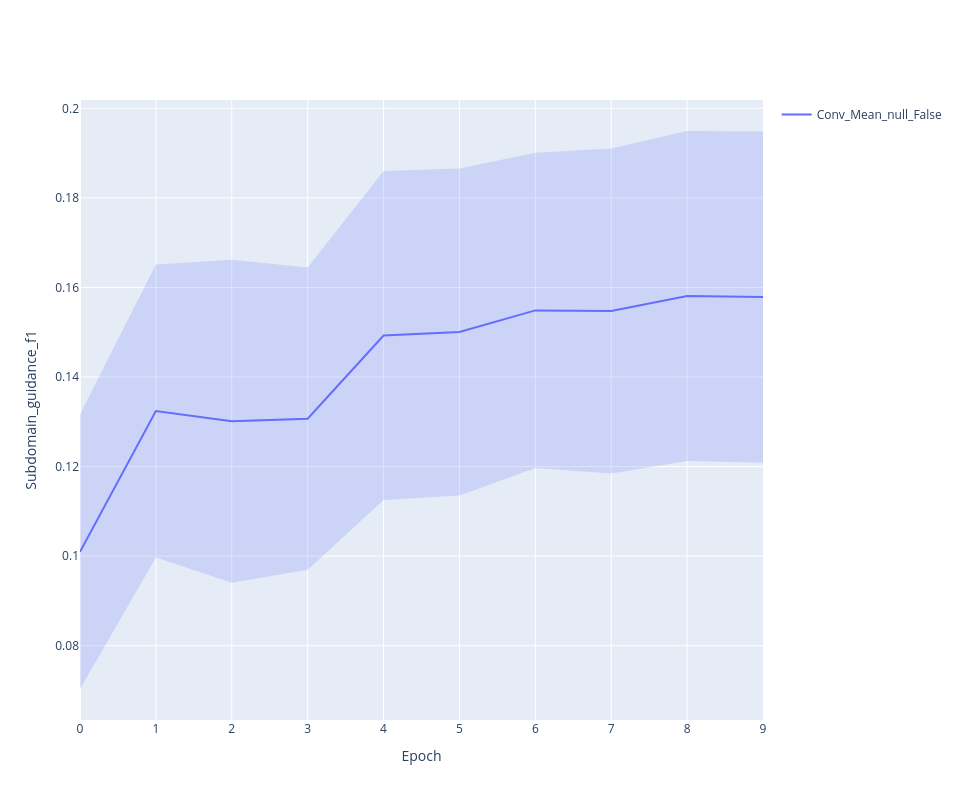

Write notebook code for a chart like this one.
### Code cell
line_plot(history, 'subdomain_guidance_f1')

### Figure 1 — Plotly figure (JSON) as saved in the notebook; plotly's stock layout.template omitted (floating-point values rounded to 4 significant figures)
{"data": [{"line": {"color": "#636EFA"}, "mode": "lines", "name": "Conv_Mean_null_False", "type": "scatter", "x": [0, 1, 2, 3, 4, 5, 6, 7, 8, 9], "y": [0.101, 0.1324, 0.1301, 0.1307, 0.1493, 0.1501, 0.1549, 0.1548, 0.1581, 0.1579]}, {"line": {"width": 0}, "marker": {"color": "#444"}, "mode": "lines", "showlegend": false, "type": "scatter", "x": [0, 1, 2, 3, 4, 5, 6, 7, 8, 9], "y": [0.1316, 0.1651, 0.1662, 0.1644, 0.186, 0.1866, 0.1901, 0.191, 0.1949, 0.1948]}, {"fill": "tonexty", "fillcolor": "rgba(99, 110, 250,0.2)", "line": {"width": 0}, "marker": {"color": "#444"}, "mode": "lines", "showlegend": false, "type": "scatter", "x": [0, 1, 2, 3, 4, 5, 6, 7, 8, 9], "y": [0.07034, 0.09968, 0.09407, 0.09696, 0.1125, 0.1136, 0.1197, 0.1185, 0.1213, 0.1209]}], "layout": {"height": 800, "width": 960, "xaxis": {"title": {"text": "Epoch"}}, "yaxis": {"title": {"text": "Subdomain_guidance_f1"}}}}
